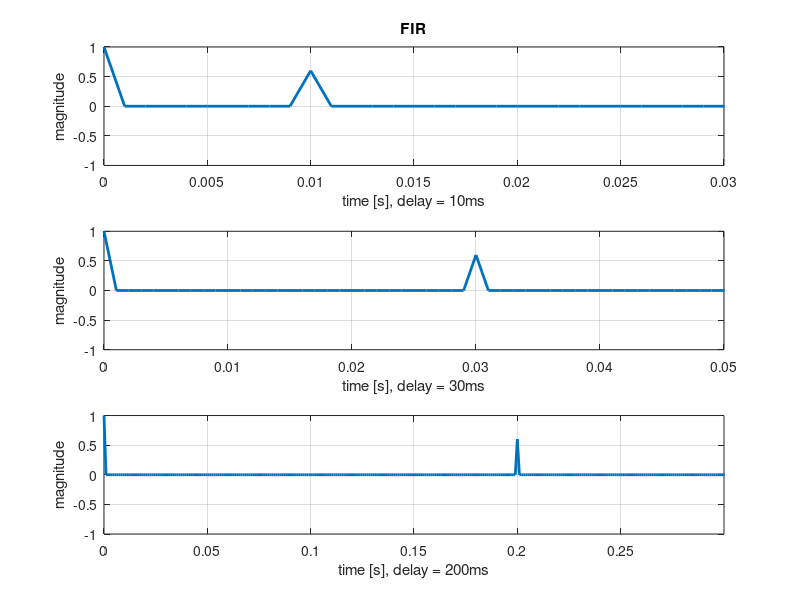
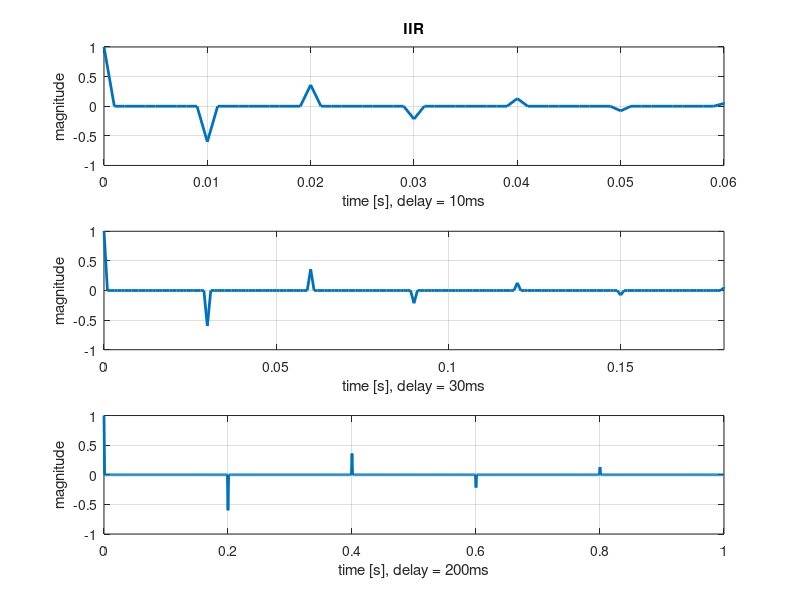

The MATLAB script that drew these images, in order: (Note: this script raises an error after producing the figures.)
%% 3.1

%% FIR

alpha = 0.6;
T1 = 10*10^(-3);
T2 = 30*10^(-3);
T3 = 200*10^(-3);
f = 1000;
delay_samples1 = T1*f;
delay_samples2 = T2*f;
delay_samples3 = T3*f;


A1 = [1; zeros(delay_samples1-1,1);alpha];
B1 = 1;

A2 = [1; zeros(delay_samples2-1,1);alpha];
B2 = 1;

A3 = [1; zeros(delay_samples3-1,1);alpha];
B3 = 1;

%[s,f] = import_sound('Sax12.wav');
s = [1;zeros(999,1)];

FIR1 = filter(A1,B1,s);
IIR1 = filter(B1,A1,s);

FIR2 = filter(A2,B2,s);
IIR2 = filter(B2,A2,s);

FIR3 = filter(A3,B3,s);
IIR3 = filter(B3,A3,s);

tf1 = 0:1/f:length(FIR1)/f-1/f;
ti1 = 0:1/f:length(IIR1)/f-1/f;

tf2 = 0:1/f:length(FIR2)/f-1/f;
ti2 = 0:1/f:length(IIR2)/f-1/f;

tf3 = 0:1/f:length(FIR3)/f-1/f;
ti3 = 0:1/f:length(IIR3)/f-1/f;

% figure(3)
% plot(s)
% ylim([-1 1])
% xlim([0 length(s)])
% grid();

figure(1)
subplot(3,1,1);
plot(tf1,FIR1, 'linewidth', 2);
title('FIR');
xlim([0 0.03])
ylim([-1 1])
xlabel('time [s], delay = 10ms');
ylabel('magnitude');
grid();

subplot(3,1,2);
plot(tf2,FIR2, 'linewidth', 2);
xlim([0 0.05])
ylim([-1 1])
xlabel('time [s], delay = 30ms');
ylabel('magnitude');
grid();

subplot(3,1,3);
plot(tf3,FIR3, 'linewidth', 2);
xlim([0 0.3])
ylim([-1 1])
xlabel('time [s], delay = 200ms');
ylabel('magnitude');
grid();


figure(2)
subplot(3,1,1);
plot(ti1,IIR1, 'linewidth', 2);
title('IIR');
xlim([0 6*T1])
ylim([-1 1])
xlabel('time [s], delay = 10ms');
ylabel('magnitude');
grid();

subplot(3,1,2);
plot(ti2,IIR2, 'linewidth', 2);
xlim([0 6*T2])
ylim([-1 1])
xlabel('time [s], delay = 30ms');
ylabel('magnitude');
grid();

subplot(3,1,3);
plot(ti3,IIR3, 'linewidth', 2);
xlim([0 1])
ylim([-1 1])
xlabel('time [s], delay = 200ms');
ylabel('magnitude');
grid();

%%
sound(s,f);
%%
sound(s1,f)
pause(1/f*(length(s2)+length(s1)));
sound(s2,f)

%%

plotting_IR_filters(4,FIR1,f,' (FIR)',' 10ms');
plotting_IR_filters(5,IIR1,f,' (IIR)',' 10ms');

plotting_IR_filters(6,FIR2,f,' (FIR)',' 30ms');
plotting_IR_filters(7,IIR2,f,' (IIR)',' 30ms');

plotting_IR_filters(8,FIR3,f,' (FIR)',' 200ms');
plotting_IR_filters(9,IIR3,f,' (IIR)',' 200ms');
%%

[Y,F] = make_spectrum(IIR1,fs)


%%

tf([A1'],[B1'])
tf([B1'],[A1'])





